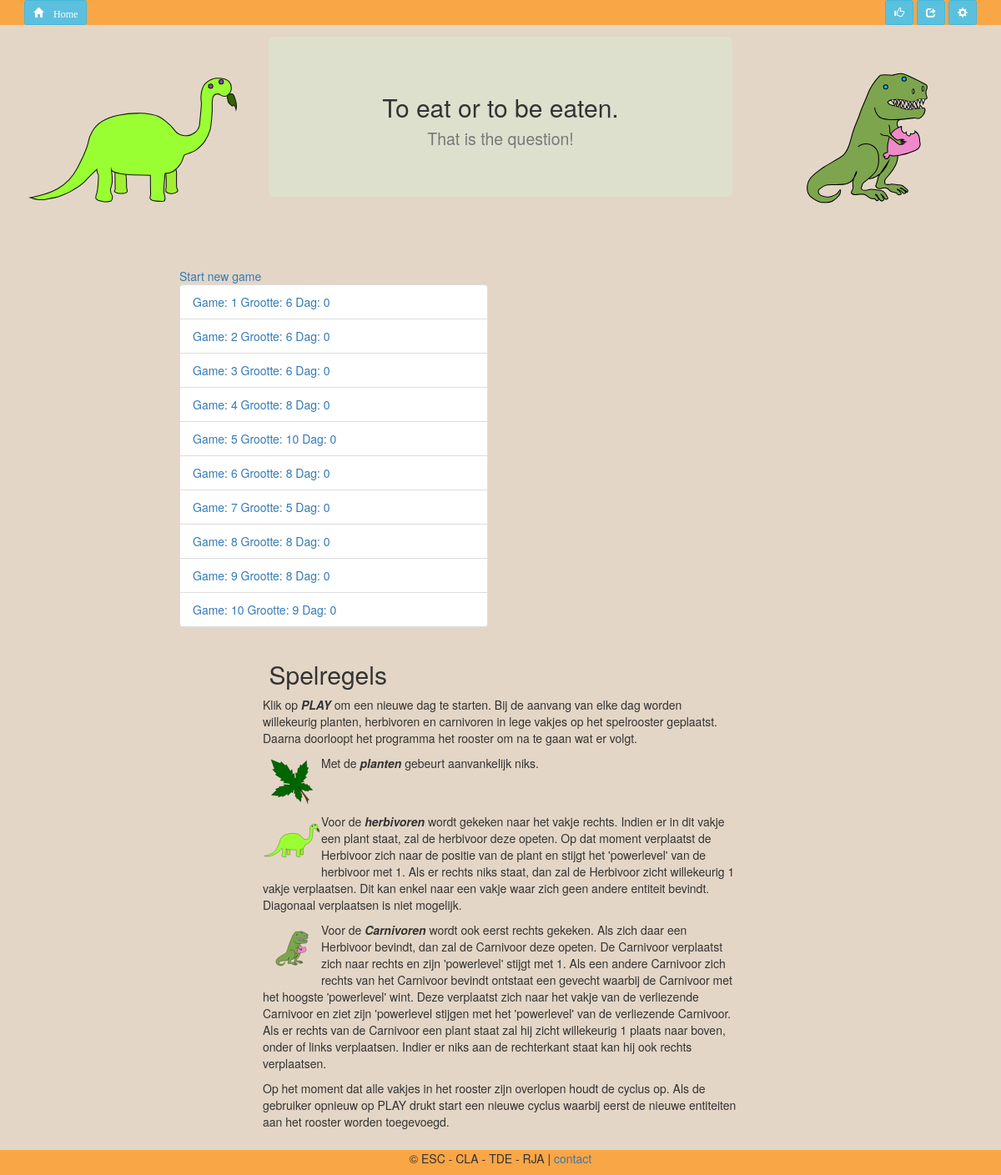
Before: / with the older database file.
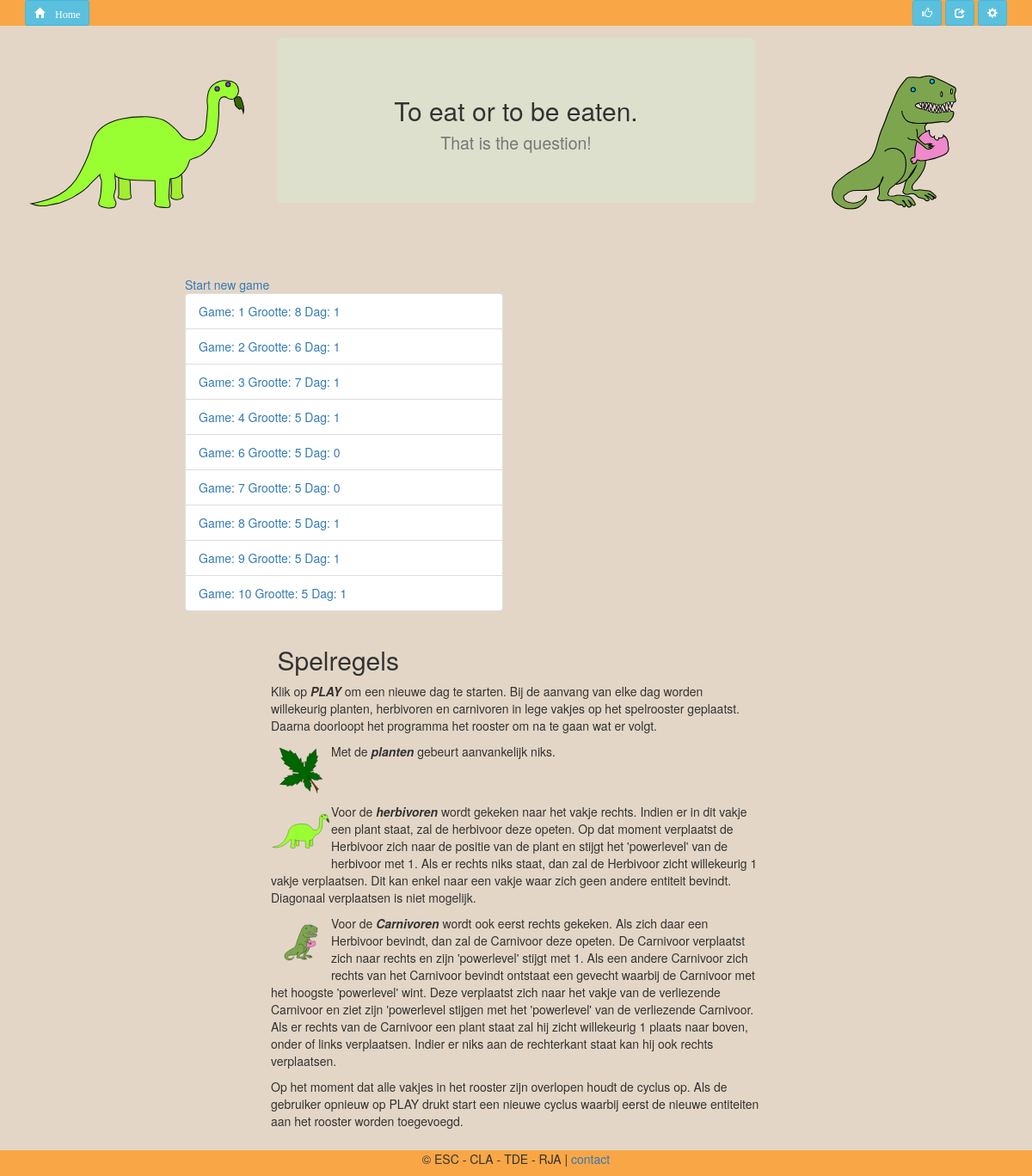
After: the same page with the newer database file.
### tables this page shows
CREATE TABLE IF NOT EXISTS `games` (
`id` int(11) NOT NULL,
  `grootte` int(11) NOT NULL,
  `dag` int(11) NOT NULL DEFAULT '0'
);

### data/gameDAO.php (called while the page is built, shortened)
<?php
require_once("entities/game.class.php");
class GameDAO
  {
  public static function getAllGames()
  {
    $sql = "select * from games";
    $dbh = new PDO(DBConfig::$DB_CONNSTRING, DBConfig::$DB_USERNAME, DBConfig::$DB_PASSWORD);
    $result = $dbh->query($sql);
    $arrGames = array();
    foreach ($result as $r)
      {
      $game = new Game($r['id'], $r["grootte"], $r["dag"]);
      array_push($arrGames, $game);
      }
    return $arrGames;
  }
  }

### business/gameservice.php (called while the page is built, shortened)
<?php
require_once("data/gameDAO.php");
class gameService
  {
  public static function getAllGames()
  {
    $arrGames = GameDAO::getAllGames();
    return $arrGames;
  }
  }

### entities/game.class.php (called while the page is built, shortened)
<?php
class Game
  {
  public function setId($id)
  {
    $this->id = $id;
    return $this;
  }
  public function setGrootte($grootte)
  {
    $this->grootte = $grootte;
    return $this;
  }
  public function setDag($dag)
  {
    $this->dag = $dag;
    return $this;
  }
  }

### presentation/homepage.php (the view, shortened to what this page needs)
<!DOCTYPE html>
<html>
  <head>
  </head>
  <body>
    <?php include('presentation/locked/header.php') ?>
    <?php include('presentation/locked/jumbotron.php') ?>
    <section>
      <div class="container-fluid" id="gamelijst">
        <div class="row">
          <div class="col-md-2">
          </div>
          <div class="col-md-4">
            <a href="index.php?page=newgame">Start new game</a>
            <ul class="list-group">
              <?php
              foreach ($gamelijst as $game)
                {
                ?>
                <li class="list-group-item"><a href="index.php?game=<?php print $game->id ?>">Game: <?php print $game->id ?> Grootte: <?php print $game->grootte ?> Dag: <?php print $game->dag ?></a></li>
                <?php
                }
              ?>
            </ul>
          </div>
            <div class="col-md-4">
            </div>
          <div class="col-md-2">
          </div>
        </div>
      </div>
    </section>
    <?php include('presentation/locked/spelregels.php'); ?>
    <?php include("presentation/locked/footer.php") ?>
  </body>
</html>

### index.php (shortened to what this page needs)
<?php
require_once("business/gameservice.php");
$gamelijst = gameService::getAllGames();
if (!isset($_GET['page']) && !isset($_GET['game']))
{
  include 'presentation/homepage.php';
}
?>

### presentation/locked/header.php
<header>
			<div class="container-fluid marg_l marg_b marg_r">
                            <div class="active pull-left">
                                <a href="index.php" title="Home" class="btn btn-info btn-sm">
                                    <span class="glyphicon glyphicon-home"> Home</span>
				</a>
                            </div>
                            <div class="pull-right">
                                <a href="#" title="Facebook" class="btn btn-info btn-sm">
                                    <span class="glyphicon glyphicon-thumbs-up"></span>
				</a>
				<a href="#" title="Share" class="btn btn-info btn-sm">
                                    <span class="glyphicon glyphicon-share"></span>
				</a>
				<a href="#" title="Settings" class="btn btn-info btn-sm" onclick="changesheet()">
                                    <span class="glyphicon glyphicon-cog"></span>
				</a>
                            </div>
			</div>
		</header>

### presentation/locked/jumbotron.php
<section>
                  <div class="row">
	<div class="container-fluid marg_l marg_b marg_r text-center">
                          <div class="col-md-3 text-center">
                              <img src="img/Herbivoor.svg" alt="afbeelding1" title="Herbivoor" class="hidden-xs">
                          </div>
                          <div class="col-md-6">
                              <div class="jumbotron">
                                  <h2>To eat or to be eaten.<br><small>That is the question!</small></h2>
                              </div>
                          </div>
                          <div class="col-md-3">
                              <img src="img/Carnivoor.svg" alt="afbeelding2" title="Carnivoor" class="hidden-xs">
                          </div>
	</div>
                  </div>
</section>

### presentation/locked/spelregels.php (shortened to what this page needs)
<section>
	<div class="container-fluid marg_b">
		<div class="col-md-12">
                                  <div class="row">
                                      <div class="col-md-3"></div>
                                      <div class="col-md-6">
                                          <h2>Spelregels</h2>
                                      </div>
                                      </div>
                                  </div>
			<div class="row">
                                          <div class="col-md-3"></div>
				<div class="col-md-6">
					<p>
                                                      Klik op <em><b>PLAY</b></em> om een nieuwe dag te starten.
                                                      Bij de aanvang van elke dag worden willekeurig planten, herbivoren en carnivoren in lege vakjes op het spelrooster geplaatst.
                                                      Daarna doorloopt het programma het rooster om na te gaan wat er volgt.
                                                      </p>
			</div></div>
                                      <div class="row">
                                          <div class="col-md-3"></div>
                                          <div class="col-md-6">
                                                      <img src=img/plant.svg alt="mini plant" title="Plant" class="minimg hidden-xs pull-left">
                                                      <p>
                                                          Met de <em><b>planten</b></em> gebeurt aanvankelijk niks.
                                                      </p>
                                      </div></div>
			<div class="row">
                                              <div class="col-md-3"></div>
				<div class="col-md-6">
                                                      <img src=img/herbivoor.svg alt="mini herbivoor" title="Herbivoor" class="minimg hidden-xs pull-left">
                                                      <p>
                                                          Voor de <em><b>herbivoren</b></em> wordt gekeken naar het vakje rechts. Indien er in dit vakje een plant staat, zal de herbivoor deze opeten.
                                                          Op dat moment verplaatst de Herbivoor zich naar de positie van de plant en stijgt het 'powerlevel' van de herbivoor met 1.
                                                          Als er rechts niks staat, dan zal de Herbivoor zicht willekeurig 1 vakje verplaatsen. Dit kan enkel naar een vakje waar zich geen andere entiteit bevindt.
                                                          Diagonaal verplaatsen is niet mogelijk.
                                                      </p>
                                      </div></div>
			<div class="row">
                                          <div class="col-md-3"></div>
				<div class="col-md-6">
                                                      <img src=img/carnivoor.svg alt="mini carnivoor" title="Carnivoor" class="minimg hidden-xs pull-left">
                                                      <p>
                                                          Voor de <em><b>Carnivoren</b></em> wordt ook eerst rechts gekeken. Als zich daar een Herbivoor bevindt, dan zal de Carnivoor deze opeten.
                                                          De Carnivoor verplaatst zich naar rechts en zijn 'powerlevel' stijgt met 1.
                                                          Als een andere Carnivoor zich rechts van het Carnivoor bevindt ontstaat een gevecht waarbij de Carnivoor met het hoogste 'powerlevel' wint.
                                                          Deze verplaatst zich naar het vakje van de verliezende Carnivoor en ziet zijn 'powerlevel stijgen met het 'powerlevel' van de verliezende Carnivoor.
                                                          Als er rechts van de Carnivoor een plant staat zal hij zicht willekeurig 1 plaats naar boven, onder of links verplaatsen.
                                                          Indier er niks aan de rechterkant staat kan hij ook rechts verplaatsen.
                                                      </p>
                                      </div></div>
			<div class="row">
                                          <div class="col-md-3"></div>
				<div class="col-md-6">
					<p>
                                                          Op het moment dat alle vakjes in het rooster zijn overlopen houdt de cyclus op.
                                                          Als de gebruiker opnieuw op PLAY drukt start een nieuwe cyclus waarbij eerst de nieuwe entiteiten aan het rooster worden toegevoegd.
                                                      </p>
                                      </div></div>
				</div>
</section>

### presentation/locked/footer.php
<footer>
	<div class="container-fluid text-center marg_l marg_r">
                          <p>&copy; ESC - CLA - TDE - RJA | <a href="#">contact</a></p>
	</div>
</footer>

### css/stylesheet.css (style rules this page uses)
body { background-color:#E3D6C6; }
header { background-color:#F9A646; }
.jumbotron { background-color:#DDE0CD; }
section>.container-fluid { background-color:#E3D6C6; }
footer { background-color:#F9A646; }
.marg_l { margin-left:1em; }
.marg_r { margin-right:1em; }
.marg_b { margin-bottom:1em; }
.minimg { max-width: 5em; }

Changed rows visible on the page:
removed games: id "5", grootte "10", dag "0"
changed games id 1: grootte "6" → "8"; dag "0" → "1"
changed games id 2: dag "0" → "1"
changed games id 3: grootte "6" → "7"; dag "0" → "1"
changed games id 4: grootte "8" → "5"; dag "0" → "1"
changed games id 6: grootte "8" → "5"
changed games id 8: grootte "8" → "5"; dag "0" → "1"
changed games id 9: grootte "8" → "5"; dag "0" → "1"
changed games id 10: grootte "9" → "5"; dag "0" → "1"
